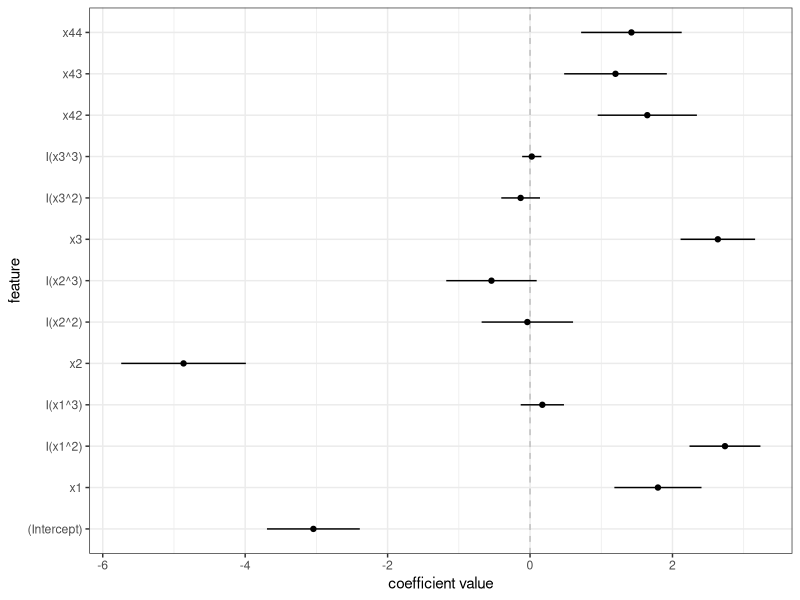
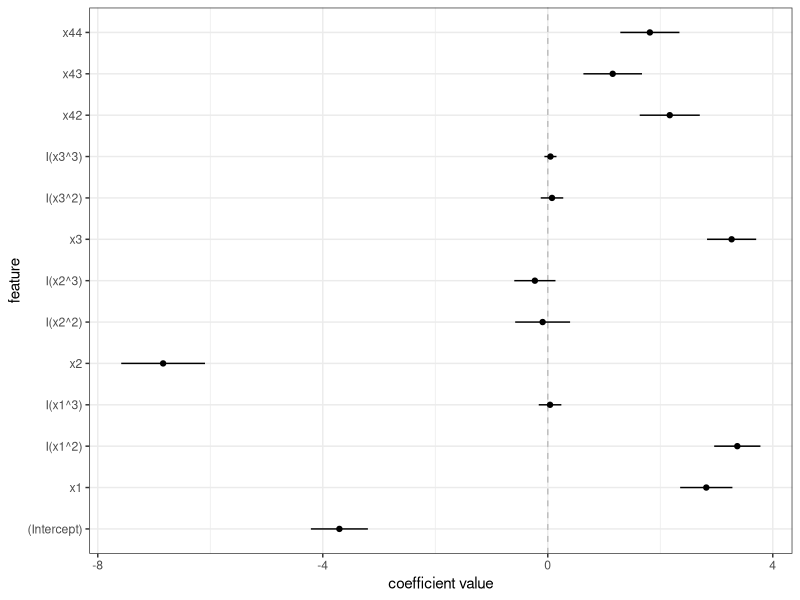
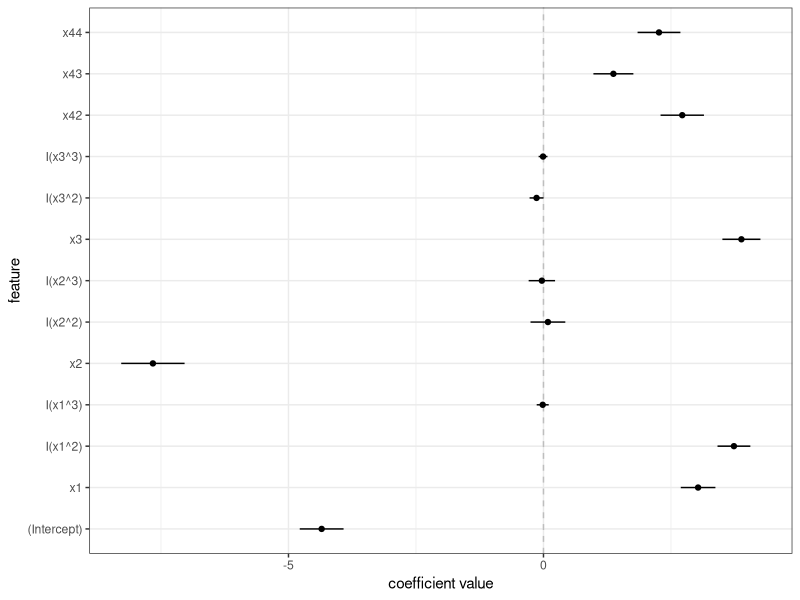

The R script that drew these images, in order:
## ---- chunk 1
knitr::opts_chunk$set(echo = TRUE)
## ---- chunk 2
library(tidyverse)
## ---- chunk 3
n_small <- 1000
n_medium <- 2500
n_large <- 5000
## ---- chunk 4
# true parameter values
beta0 <- -5
beta1 <- 4
beta2 <- 5
beta3 <- -10
beta4 <- 5
beta5 <- c(-1, 3, 1, 2)
## ---- chunk 5
prepare_data <-function(n_size)
{
  set.seed(123)

  # continuous predictors
  x1 <- rnorm(n_size)
  x2 <- rnorm(n_size)
  x3 <- rnorm(n_size)

  # categorical predictor
  x4 <- factor(sample(1:4, n_size, replace=TRUE))

  # compute the log odds for each observation using the true model
  eta <- beta0 + beta1*x1 + beta2*x1^2 + beta3*x2 + beta4*x3 + beta5[x4]

  # transform log odds to probability of positive class
  prob <- boot::inv.logit(eta)

  # generate binary response variable
  y <- rbinom(n_size, 1, prob)
  return (list(x1=x1,x2=x2,x3=x3,x4=x4,y=y))
}
## ---- chunk 6
data = prepare_data(n_small)
data_small <- data.frame(y = data$y, x1 = data$x1, x2 = data$x2, x3 = data$x3, x4 = data$x4)
## ---- chunk 7
data_small%>%glimpse()
## ---- chunk 8
data = prepare_data(n_medium)
data_medium <- data.frame(y = data$y, x1 = data$x1, x2 = data$x2, x3 = data$x3, x4 = data$x4)
## ---- chunk 9
data_medium%>%glimpse()
## ---- chunk 10
data = prepare_data(n_large)
data_large <- data.frame(y = data$y, x1 = data$x1, x2 = data$x2, x3 = data$x3, x4 = data$x4)
## ---- chunk 11
data_large%>%glimpse()
## ---- chunk 12
Xmat_small<-model.matrix(y ~ x1 + I(x1^2) + I(x1^3) + x2 + I(x2^2) + I(x2^3) + x3 + I(x3^2) + I(x3^3) + x4 , data = data_small)
## ---- chunk 13
head(Xmat_small)
## ---- chunk 14
Xmat_medium<-model.matrix(y ~ x1 + I(x1^2) + I(x1^3) + x2 + I(x2^2) + I(x2^3) + x3 + I(x3^2) + I(x3^3) + x4, data = data_medium)
## ---- chunk 15
head(Xmat_medium)
## ---- chunk 16
Xmat_large<-model.matrix(y ~ x1 + I(x1^2) + I(x1^3) + x2 + I(x2^2) + I(x2^3) + x3 + I(x3^2) + I(x3^3) + x4, data = data_large)
## ---- chunk 17
head(Xmat_large)
## ---- chunk 18
my_logpost <- function(unknowns, my_info)
{
  # extract the design matrix and assign to X
  X <- my_info$design_matrix
  
  # calculate the linear predictor
  eta <- X %*% as.matrix(unknowns)
  
  # calculate the event probability
  mu <- boot::inv.logit(eta)
  
  # evaluate the log-likelihood
  log_lik <- sum(dbinom(x = my_info$yobs,size = 1, prob = mu,log = TRUE))
  
  # evaluate the log-prior
  log_prior <- sum(dnorm(x = unknowns,mean = my_info$mu_beta, sd = my_info$tau_beta, log = TRUE))
  
  # sum together
  return(log_lik+log_prior)
}
## ---- chunk 19
my_laplace <- function(start_guess, logpost_func, ...)
{
  fit <- optim(start_guess,
               logpost_func,
               gr = NULL,
               ...,
               method = "BFGS",
               hessian = TRUE,
               control = list(fnscale = -1, maxit = 10001))
  
  mode <- fit$par
  post_var_matrix <- -solve(fit$hessian)
  p <- length(mode) # number of unknown parameters
  int <- p/2 * log(2 * pi) + 0.5 * log(det(post_var_matrix)) + logpost_func(mode, ...)
  # package all of the results into a list
  list(mode = mode,
       var_matrix = post_var_matrix,
       log_evidence = int,
       converge = ifelse(fit$convergence == 0,
                         "YES", 
                         "NO"),
       iter_counts = as.numeric(fit$counts[1]))
}
## ---- chunk 20
info_small <- list(
  yobs = data_small$y,
  design_matrix = Xmat_small,
  mu_beta = 0,
  tau_beta = 1
)
## ---- chunk 21
laplace_small <- my_laplace(rep(0, ncol(Xmat_small)), my_logpost, info_small)
## ---- chunk 22
laplace_small$converge
## ---- chunk 23
info_medium <- list(
  yobs = data_medium$y,
  design_matrix = Xmat_medium,
  mu_beta = 0,
  tau_beta = 1 
)
## ---- chunk 24
laplace_medium <- my_laplace(rep(0, ncol(Xmat_medium)), my_logpost, info_medium)
## ---- chunk 25
laplace_medium$converge
## ---- chunk 26
info_large <- list(
  yobs = data_large$y,
  design_matrix = Xmat_large,
  mu_beta = 0,
  tau_beta = 1 
)
## ---- chunk 27
laplace_large <- my_laplace(rep(0, ncol(Xmat_large)), my_logpost, info_large)
## ---- chunk 28
laplace_large$converge
## ---- chunk 29
viz_post_coefs <- function(post_means, post_sds, xnames)
{
  tibble::tibble(
    mu = post_means,
    sd = post_sds,
    x = xnames
  ) %>% 
    mutate(x = factor(x, levels = xnames)) %>% 
    ggplot(mapping = aes(x = x)) +
    geom_hline(yintercept = 0, color = 'grey', linetype = 'dashed') +
    geom_point(mapping = aes(y = mu)) +
    geom_linerange(mapping = aes(ymin = mu - 2 * sd,
                                 ymax = mu + 2 * sd,
                                 group = x)) +
    labs(x = 'feature', y = 'coefficient value') +
    coord_flip() +
    theme_bw()
}
## ---- chunk 30
viz_post_coefs(laplace_small$mode,sqrt(diag(laplace_small$var_matrix)),colnames(info_small$design_matrix))
## ---- chunk 31
viz_post_coefs(laplace_medium$mode,sqrt(diag(laplace_medium$var_matrix)),colnames(info_medium$design_matrix))
## ---- chunk 32
viz_post_coefs(laplace_large$mode,sqrt(diag(laplace_large$var_matrix)),colnames(info_large$design_matrix))
